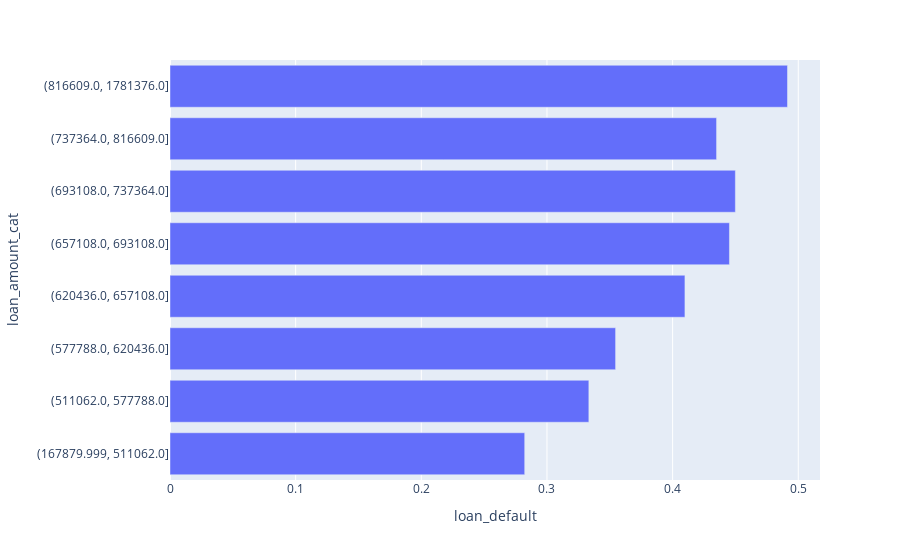

This figure's notebook cell:
### Markdown cell above
Nothing like I suspected. The distribution of defaulters and non-defaulters seems to be fairly distributed between the people who provided education details and those who did not provide them. 

Let me understand the correlation between loan amount and loan_default

### Code cell
temp_df4 = eda_df.copy()
temp_df4['loan_amount_cat'] = pd.qcut(temp_df4.loan_amount, 8).astype('str')
eda_df['loan_amount_cat'] = pd.qcut(eda_df.loan_amount, 8).astype('str')
temp_df4 = temp_df4.groupby(by = 'loan_amount_cat').mean()
px.bar(data_frame = temp_df4,y = temp_df4.index,x='loan_default', orientation = 'h')

### Figure 1 — Plotly figure (JSON) as saved in the notebook; plotly's stock layout.template omitted (floating-point values rounded to 4 significant figures)
{"data": [{"alignmentgroup": "True", "hovertemplate": "loan_default=%{x}<br>loan_amount_cat=%{y}<extra></extra>", "legendgroup": "", "marker": {"color": "#636efa", "pattern": {"shape": ""}}, "name": "", "offsetgroup": "", "orientation": "h", "showlegend": false, "textposition": "auto", "type": "bar", "x": [0.2823, 0.3333, 0.3546, 0.4098, 0.4452, 0.4499, 0.435, 0.4914], "xaxis": "x", "y": ["(167879.999, 511062.0]", "(511062.0, 577788.0]", "(577788.0, 620436.0]", "(620436.0, 657108.0]", "(657108.0, 693108.0]", "(693108.0, 737364.0]", "(737364.0, 816609.0]", "(816609.0, 1781376.0]"], "yaxis": "y"}], "layout": {"barmode": "relative", "legend": {"tracegroupgap": 0}, "margin": {"t": 60}, "xaxis": {"anchor": "y", "domain": [0.0, 1.0], "title": {"text": "loan_default"}}, "yaxis": {"anchor": "x", "domain": [0.0, 1.0], "title": {"text": "loan_amount_cat"}}}}
